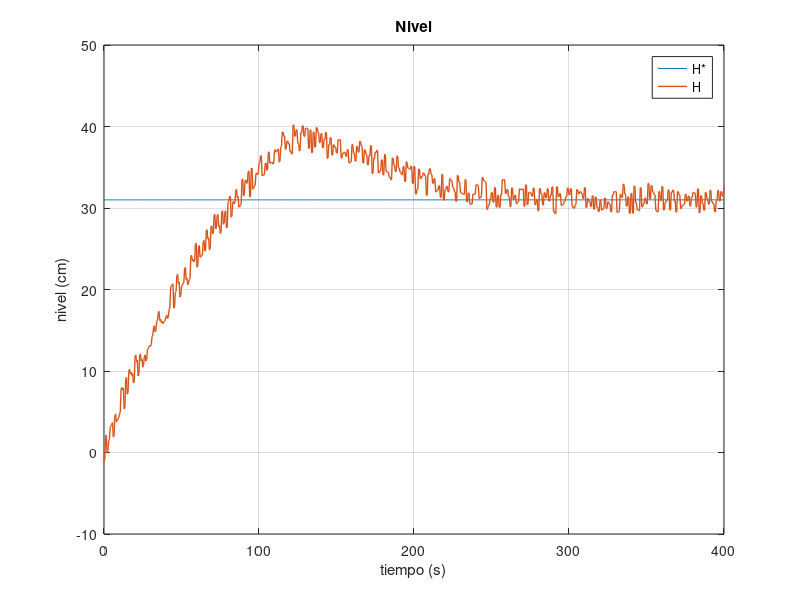
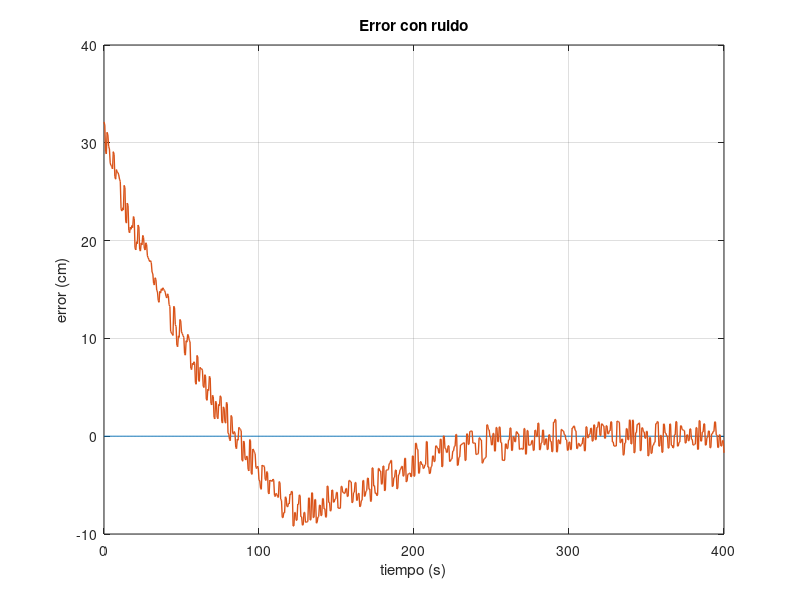
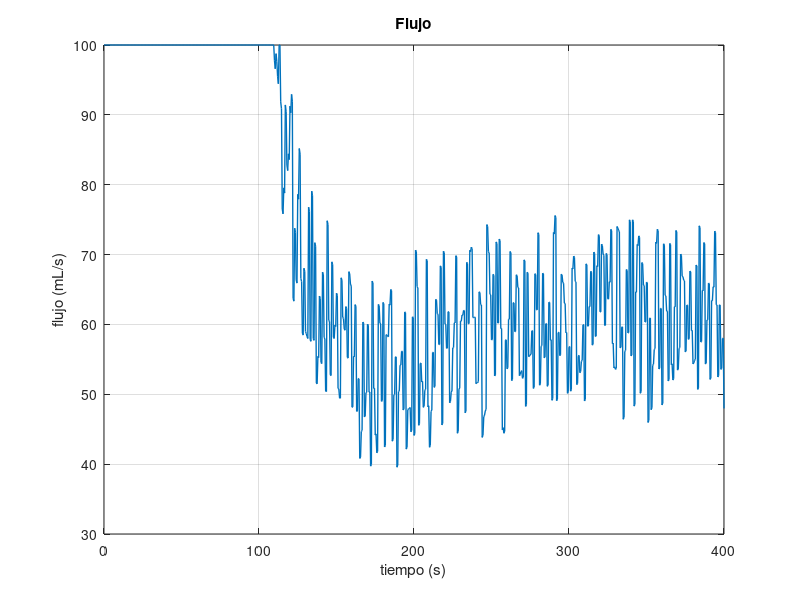

Source code (MATLAB) for these figures, in order:

clear all;

load("altura.mat");
load("error.mat");
load("flujo.mat");
resized = [680, 458, 280, 210];

figure(1)
plot(altura(1,:), altura(3,:)*100, altura(1,:), altura(2,:)*100, 'linewidth', 1);
grid on;
xlabel('tiempo (s)');
ylabel('nivel (cm)');
legend('H*', 'H');
title('Nivel');
set(gcf, 'Position', resized);

figure(2)
plot(error(1,:), zeros(size(error(1,:))), error(1,:), error(2,:)*100, 'linewidth', 1);
grid on;
xlabel('tiempo (s)');
ylabel('error (cm)');
title('Error con ruido');
set(gcf, 'Position', resized);

figure(3)
plot(flujo(1,:), flujo(2,:)*1000, 'linewidth',1);
grid on;
xlabel('tiempo (s)');
ylabel('flujo (mL/s)');
title('Flujo');
set(gcf, 'Position', resized);
